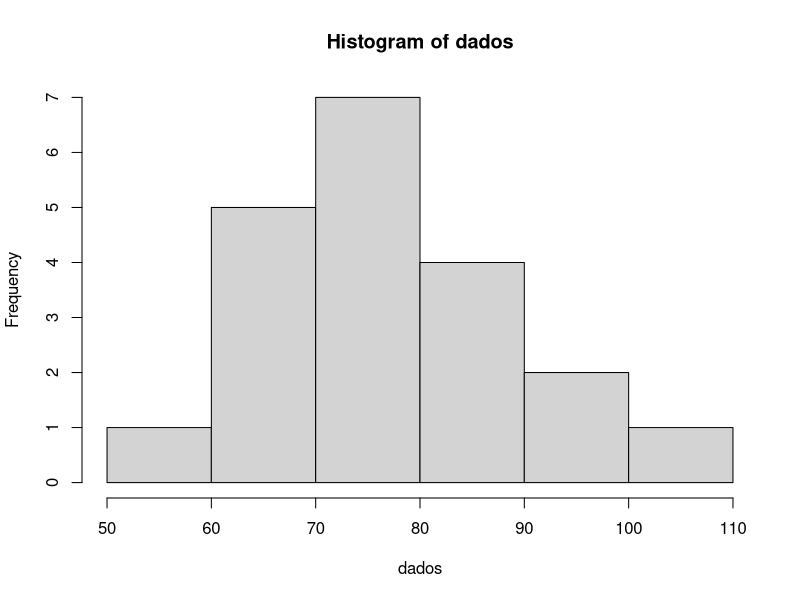
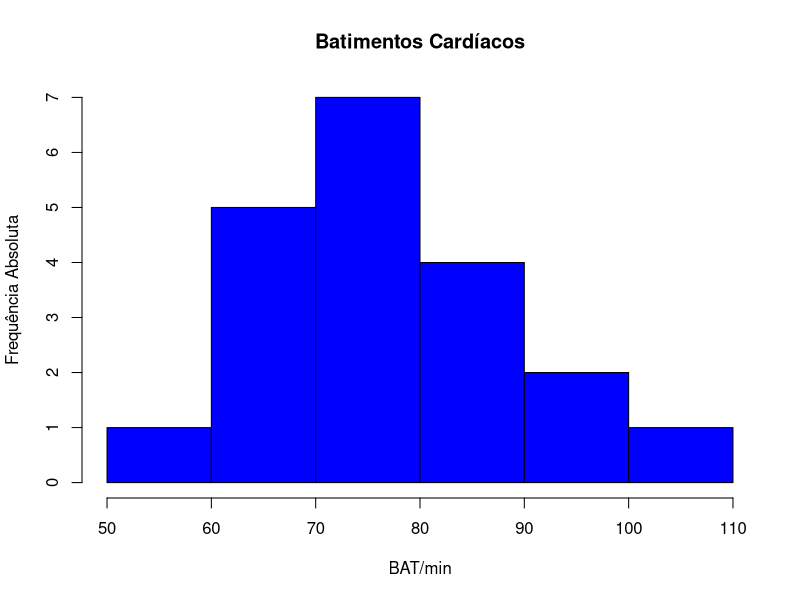

The R source for these figures, in order: (Note: this script raises an error after producing the figures.)
## ---- chunk 1
knitr::opts_chunk$set(echo = TRUE)
library(tidyverse)
## ---- chunk 2
dados <- c(68,70,72,58,90,110,68,70,72,80,
             80,67,90,94,100,80,75,79,84,90)
  (110:58)
## ---- chunk 3
hist(dados)
hist(dados, ylab = "Frequência Absoluta", xlab = "BAT/min", col = "blue",bolder = FALSE, main = "Batimentos Cardíacos")

## ---- chunk 4
mean(frango_dieta$peso)
## ---- chunk 5
sd(frango_dieta$peso)
## ---- chunk 6
#---------------------------------------------------------
N <- 1000
x <- rnbinom(N, 4, .5)
hist(
x,
xlim = c(min(x), max(x)),
probability = T,
nclass = max(x) - min(x) + 1,
col = 'lightblue', xlab = ' ', ylab = ' ', axes = F,
main = 'Positive Skewed'
)
lines(density(x, bw = 1), col = 'red', lwd = 3)
#---------------------------------------------------------

## ---- chunk 7

## ---- chunk 8
dados_co2 %>%                
pivot_longer(
1:13,                
names_to = "ano",    
values_to = "dez")
## ---- chunk 9
dados_co2 <- read_csv("dados/brutos/dados_co2.csv")


dados_co2 %>% View()
## ---- chunk 10
dados_co2_tidy <- dados_co2 %>% 
  pivot_longer(
    !ano, 
   names_to = "mes",
   values_to = "ppm"
  )
## ---- chunk 11
write_csv(dados_co2_tidy, "dados/tidy/dados_co2_tidy.csv")
## ---- chunk 12

co2_tidy <-  read_csv("dados/tidy/dados_co2_tidy.csv")
View(co2_tidy)

co2_tidy %>% glimpse()

## ---- chunk 13
#-------------------------------------------
co2_tidy %>% # conjunto de dados
group_by(ano) %>% # agrupa por ano
summarise(media = round(mean(ppm), 2)) %>% # calcula a média da variavel ppm em cada grupo
ggplot(aes(ano, media, group = 1)) + # cria o gráfico
geom_line(color = "blue", size = 1)
#-------------------------------------------
## ---- chunk 14

## ---- chunk 15
tibble(
  nome = c("Ana", "Ludimilla", "Cristina", "Tereza", "Patrícia", "Mariana", "Ana Paula", "Dirce"),
  altura = c("155", "158", "162", "168", "170", "170", "172", "173"),
  peso = c("50", "61", "65", "68", "69", "65", "82", "79")
)
## ---- chunk 16
plot(tabela_1_4_$"peso", tabela_1_4_$"altura" , col = "blue", xlab = "peso", ylab = "altura", main = "tabela 1")
